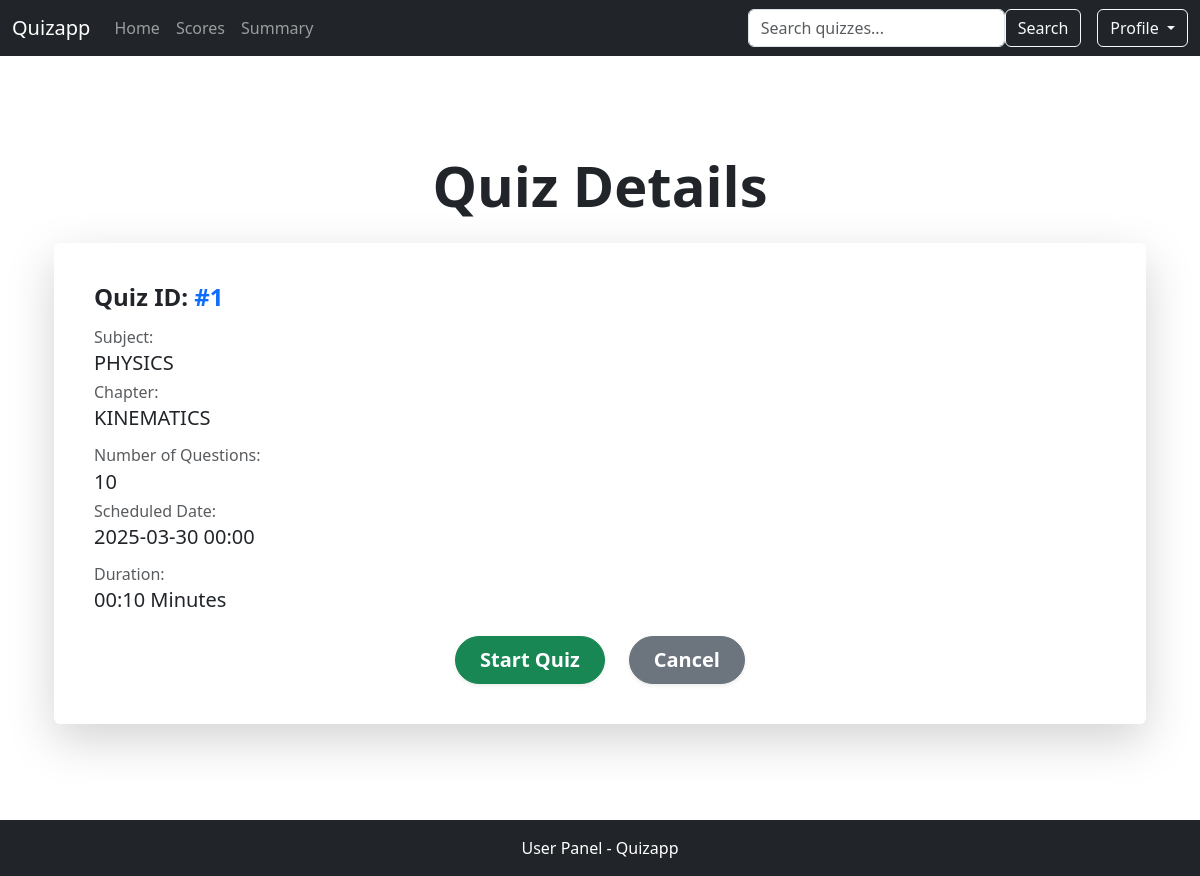
Page /user/quiz_details/1 on the committed database.
### model.py (models this page shows)
class Quiz(db.Model):
    quiz_id = db.Column(db.Integer, primary_key=True)
    chapter_id = db.Column(db.Integer, db.ForeignKey('chapter.chapter_id', ondelete="CASCADE"), nullable=False)
    title = db.Column(db.String(255), nullable=False)
    date_of_quiz = db.Column(db.DateTime, nullable=False, default=datetime.utcnow)
    time_duration = db.Column(db.String(5), nullable=False)  # Format: HH:MM
    scores = db.relationship("Score", back_populates="quiz", cascade="all, delete-orphan")
    questions = db.relationship("Question", backref="quiz", cascade="all, delete-orphan")

class Subject(db.Model):
    subject_id = db.Column(db.Integer, primary_key=True)
    name = db.Column(db.String(255), unique=True, nullable=False)
    description = db.Column(db.Text, nullable=True)
    chapters = db.relationship('Chapter', backref='subject', cascade="all, delete-orphan", lazy=True)

class Chapter(db.Model):
    chapter_id = db.Column(db.Integer, primary_key=True)
    subject_id = db.Column(db.Integer, db.ForeignKey('subject.subject_id', ondelete="CASCADE"), nullable=False)
    name = db.Column(db.String(255), nullable=False)
    description = db.Column(db.Text, nullable=True)
    quizzes = db.relationship('Quiz', backref='chapter', cascade="all, delete-orphan", lazy=True)

### app.py (the view)
@app.route("/user/quiz_details/<int:quiz_id>")
def user_quiz_details(quiz_id):
    quiz = Quiz.query.get_or_404(quiz_id)
    return render_template("user/user_quizdetails.html", quiz=quiz)

### templates/user/user_quizdetails.html
{% extends "user_layout.html" %}
{% block body %}
<div class="container my-5">
    <h1 class="display-4 text-center text-dark fw-bold mb-4 animate__animated animate__fadeIn">Quiz Details</h1>
    <div class="card shadow-lg border-0 rounded-lg p-4 bg-white">
        <div class="card-body">
            <h4 class="card-title text-dark fw-bold mb-3">
                Quiz ID: <span class="text-primary">#{{ quiz.quiz_id }}</span>
            </h4>
            <div class="mb-3">
                <h6 class="text-muted mb-1">Subject:</h6>
                <p class="h5 text-dark">{{ quiz.chapter.subject.name }}</p>
                <h6 class="text-muted mb-1">Chapter:</h6>
                <p class="h5 text-dark">{{ quiz.chapter.name }}</p>
            </div>
            <div class="mb-3">
                <h6 class="text-muted mb-1">Number of Questions:</h6>
                <p class="h5 text-dark">{{ quiz.questions|length }}</p>
                <h6 class="text-muted mb-1">Scheduled Date:</h6>
                <p class="h5 text-dark">{{ quiz.date_of_quiz.strftime('%Y-%m-%d %H:%M') }}</p>
            </div>
            <div class="mb-4">
                <h6 class="text-muted mb-1">Duration:</h6>
                <p class="h5 text-dark">{{ quiz.time_duration }} Minutes</p>
            </div>
            <div class="d-flex justify-content-center gap-4">
                <a href="{{ url_for('start_quiz', quiz_id=quiz.quiz_id) }}"
                    class="btn btn-success btn-lg px-4 py-2 rounded-pill shadow-sm fw-bold">
                    Start Quiz
                </a>
                <a href="{{ url_for('user_dashboard') }}"
                    class="btn btn-secondary btn-lg px-4 py-2 rounded-pill shadow-sm fw-bold">
                    Cancel
                </a>
            </div>
        </div>
    </div>
</div>
{% endblock %}

### rows in the picture
Quiz: quiz_id "1", date_of_quiz "2025-03-30 00:00", time_duration "00:10"
Subject: chapter.subject.name "PHYSICS"
Chapter: chapter.name "KINEMATICS"

### other values in the picture
{{ quiz.questions|length }} "10"
